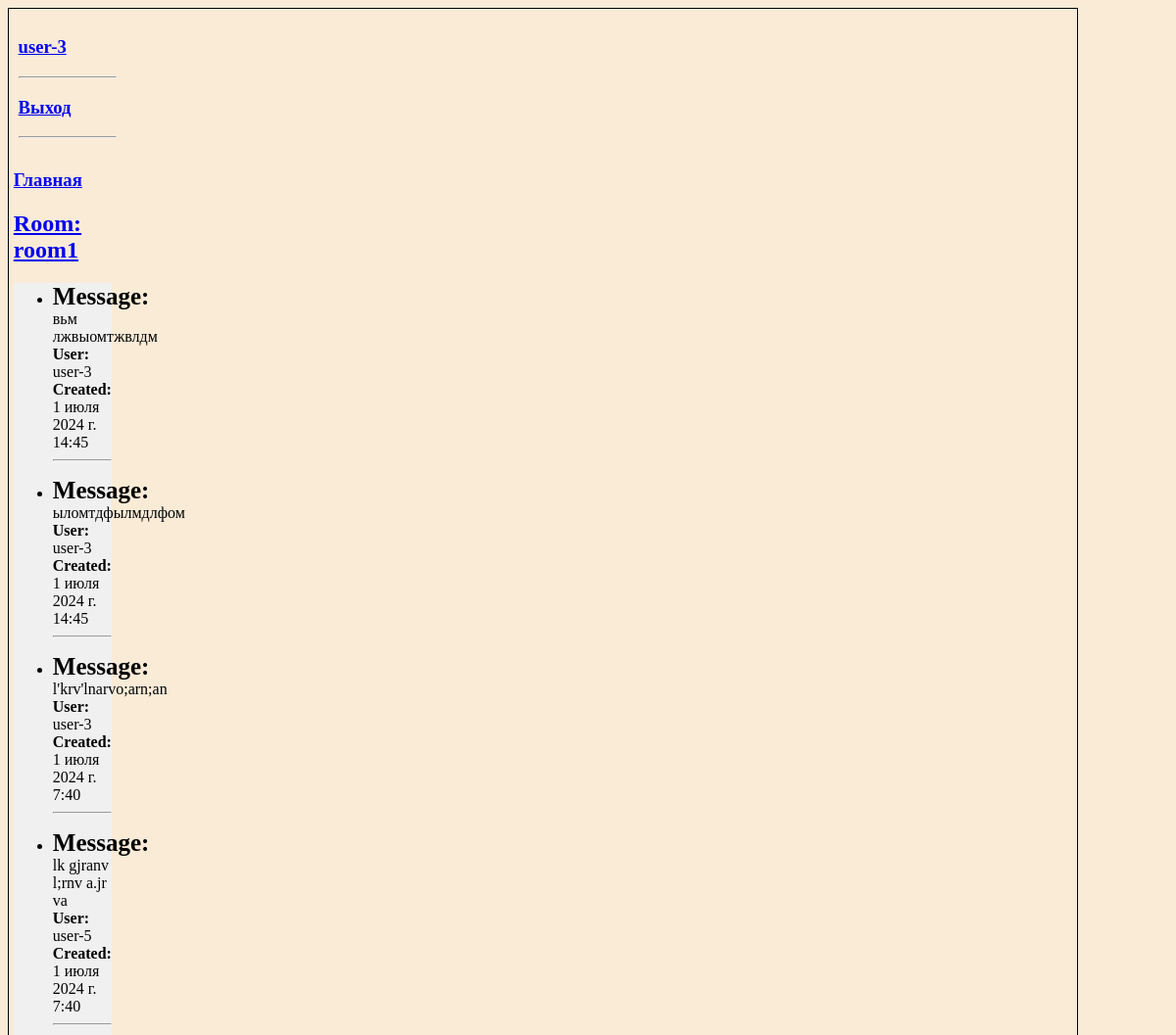
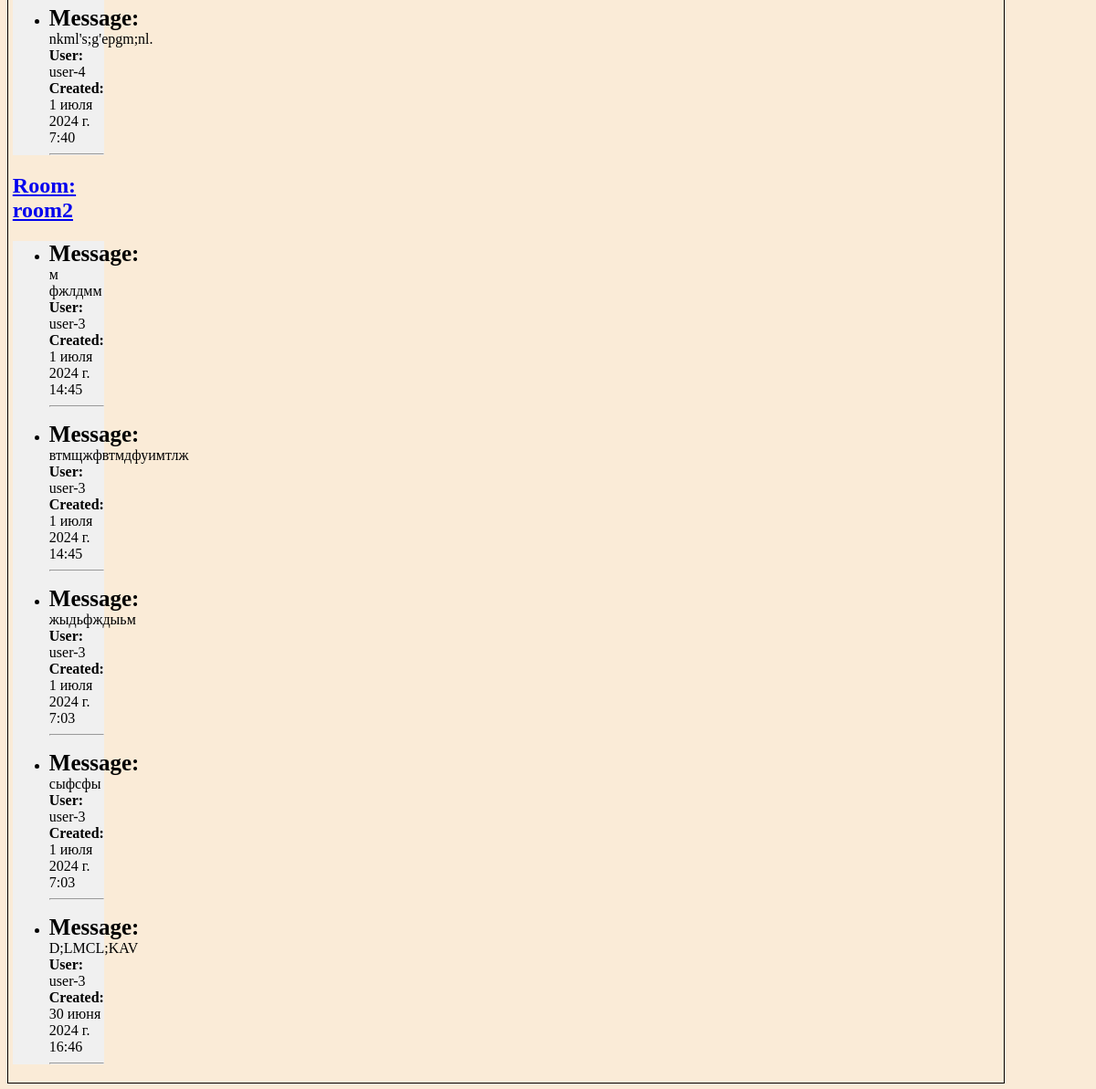
The page / (signed in) on the database its author committed (2 pictures, top to bottom).
### main/models.py (models this page shows, shortened)
class User(AbstractUser):
    rooms = models.ManyToManyField("Room", related_name="members_set", blank=True)

class Room(models.Model):
    name = models.CharField(max_length=255)
    messages = models.ManyToManyField("Message", related_name="rooms_set", blank=True)
    members = models.ManyToManyField(User, related_name="users_set", blank=True)

class Message(models.Model):
    user = models.ForeignKey(
        User, blank=True, null=True, related_name="messages", on_delete=models.SET_NULL
    )
    text = models.CharField(max_length=1000)
    created = models.DateTimeField(auto_now_add=True)
    class Meta:
        ordering = ["-created"]

### main/views.py (the view)
# urls.py: path("", main, name="main"),
def main(request, *args, **kwargs):
    try:
        rooms = Room.objects.prefetch_related(
            Prefetch(
                "messages",
                queryset=Message.objects.all()[:5],
                to_attr="prefetched_messages",
            )
        ).all()
        for room in rooms:
            print(f"Room: {room.name}")
            for message in room.prefetched_messages:
                print(f"Message: {message.text}, {message.user}, {message.created}")
        context = {"rooms": rooms}
    except Exception as e:
        print(e, "--- def main():")
    x = render(request, "main.html", context)
    return x

### main/templates/main.html (shortened to what this page needs)
<!DOCTYPE html>
<html lang="en">
  <head>
  </head>
  <body class="body">
    <div class="box">
      <div class="menu">
        {% include 'menu.html' %}
      </div>
      {% if request.user.is_authenticated %}
        <div class="chat">
          {% include 'choce_chat.html' %}
        </div>
      {% endif %}
    </div>
    <div class="content">
    </div>
  </body>
</html>

### main/templates/menu.html (shortened to what this page needs)
<div>
  {% if request.user.is_authenticated %}
    <h3><a href="{% url 'user_profile' request.user.username %}"><span class="a">{{ request.user.username }}</span></a></h3>
    <hr />
    <h3><a class="a" href="{% url 'logout' %}"><span>Выход</span></a></h3>
  {% else %}
    <h3><a class="a" href="{% url 'signup' %}"><span>Регистрация</span></a></h3>
    <h3><a class="a" href="/login_in/"><span>Вход</span></a></h3>
    <hr />
  {% endif %}
  <hr />
</div>

### main/templates/choce_chat.html (shortened to what this page needs)
<body class="body-choice-chat">
  <a href="{% url 'main' %}"><h3>Главная</h3></a>
  {% for room in rooms %}
    <h2><a href="{% url 'room' room.name %}">Room: {{ room.name }}</a></h2>
    <ul class="ul">
      {% for message in room.prefetched_messages %}
        <p>
          <li>
            <strong id="message">Message:</strong><br />{{ message.text }} <br />
            <strong>User:</strong> {{ message.user.username }}<br />
            <strong>Created:</strong> {{ message.created }}
            <hr />
          </li>
        </p>
      {% endfor %}
    </ul>
  {% endfor %}
</body>

### main/templates/choce_chat.html (style rules this page uses)
#message { font-size: 25px; }
.ul { background-color: #f0f0f0; }

### main/templates/main.html (style rules this page uses)
.content { width: 60%; padding-left: 1em; }
.body { padding: 0.3em; background-color: antiquewhite; display: flex; block-size: auto; border: 1px solid black; width: 90%; }
.chat, .menu { width: 40%; }
.menu { padding: 0.3em; }

### rows shown on the page
User: user.username "user-3"
Room: name "room1"
Message: text "вьм лжвыомтжвлдм", user.username "user-3", created "1 июля 2024 г. 14:45"
Message: text "ыломтдфылмдлфом", user.username "user-3", created "1 июля 2024 г. 14:45"
Message: text "l'krv'lnarvo;arn;an", user.username "user-3", created "1 июля 2024 г. 7:40"
Message: text "lk gjranv l;rnv a.jr va", user.username "user-5", created "1 июля 2024 г. 7:40"
Message: text "nkml's;g'epgm;nl.", user.username "user-4", created "1 июля 2024 г. 7:40"
Room: name "room2"
Message: text "м фжлдмм", user.username "user-3", created "1 июля 2024 г. 14:45"
Message: text "втмщжфвтмдфуимтлж", user.username "user-3", created "1 июля 2024 г. 14:45"
Message: text "жыдьфждыьм", user.username "user-3", created "1 июля 2024 г. 7:03"
Message: text "сыфсфы", user.username "user-3", created "1 июля 2024 г. 7:03"
Message: text "D;LMCL;KAV", user.username "user-3", created "30 июня 2024 г. 16:46"
